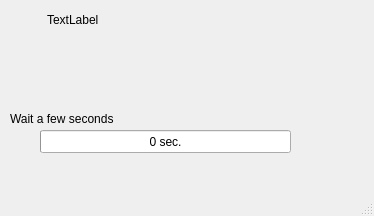
<?xml version="1.0" encoding="UTF-8"?>
<ui version="4.0">
 <class>MainWindow</class>
 <widget class="QMainWindow" name="MainWindow">
  <property name="geometry">
   <rect>
    <x>0</x>
    <y>0</y>
    <width>374</width>
    <height>216</height>
   </rect>
  </property>
  <property name="windowTitle">
   <string>MainWindow</string>
  </property>
  <widget class="QWidget" name="centralwidget">
   <widget class="QLabel" name="label">
    <property name="geometry">
     <rect>
      <x>47</x>
      <y>-1</y>
      <width>281</width>
      <height>41</height>
     </rect>
    </property>
    <property name="text">
     <string>TextLabel</string>
    </property>
   </widget>
   <widget class="QProgressBar" name="progressBar">
    <property name="geometry">
     <rect>
      <x>40</x>
      <y>130</y>
      <width>251</width>
      <height>23</height>
     </rect>
    </property>
    <property name="minimum">
     <number>1</number>
    </property>
    <property name="maximum">
     <number>100</number>
    </property>
    <property name="value">
     <number>1</number>
    </property>
    <property name="textVisible">
     <bool>true</bool>
    </property>
    <property name="invertedAppearance">
     <bool>false</bool>
    </property>
    <property name="format">
     <string>%p sec.</string>
    </property>
   </widget>
   <widget class="QLabel" name="label_2">
    <property name="geometry">
     <rect>
      <x>10</x>
      <y>110</y>
      <width>181</width>
      <height>18</height>
     </rect>
    </property>
    <property name="text">
     <string>Wait a few seconds</string>
    </property>
   </widget>
  </widget>
  <widget class="QMenuBar" name="menubar">
   <property name="geometry">
    <rect>
     <x>0</x>
     <y>0</y>
     <width>374</width>
     <height>30</height>
    </rect>
   </property>
  </widget>
  <widget class="QStatusBar" name="statusbar"/>
 </widget>
 <resources/>
 <connections/>
</ui>
